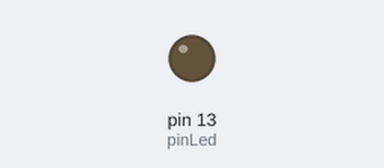
Bench run of a sketch on a simulated Arduino Uno, built with avr-gcc and run on an emulated ATmega328P. On the bench: output pins drawn as LEDs (lit = HIGH). Dashed ring = blinking.

Above: at 1.0 s.
At 2.5 s:
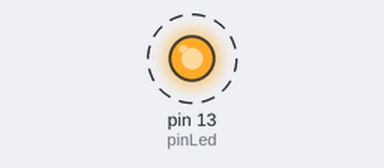
Timing chart, 0 to 4.6 s (numbered marks = the images above):
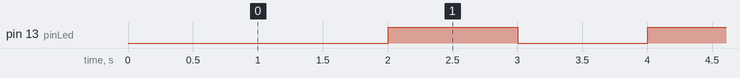

The sketch:

blink.ino
```cpp
/*
  Blink
  Turns on an LED on for one second, then off for one second, repeatedly.
*/

#define pinLed 13
#define DEBUGSERIALno

void blinkled(int pin, unsigned long blinkdelay) {
  static unsigned long time=0;
  static int state = HIGH;

  if ( (millis()-time) > blinkdelay ) {
        time=millis();
                //  condition ? thenstatement: elsestatement;
        state = (state == LOW) ? HIGH: LOW;
        digitalWrite(pin, state);   // sets the LED on

        #ifdef DEBUGSERIAL
          if (state == LOW) Serial.println("blink");
        #endif
  };
  return;
}

void setup() {
  // Pin 13 has an LED connected on most Arduino boards:
  // initialize digital pin 13 as an output.
  pinMode(pinLed, OUTPUT);

  #ifdef DEBUGSERIAL
    // 300, 600, 1200, 2400, 4800, 9600, 19200, 38400, 57600, or 115200
    Serial.begin(57600);
    Serial.println("blink startup");
  #endif
}

void loop() {
    blinkled(pinLed, 1000);
}
```

Measured:
- by itself, pin 13 (pinLed): alternates HIGH for 1.0 s and LOW for 1.0 s
